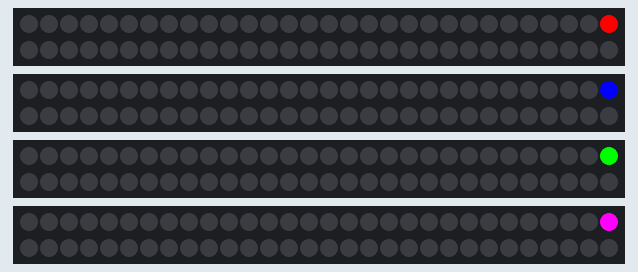
Bench run of a sketch on a simulated ATtiny85, built with avr-gcc and run on an emulated ATtiny85. Shown: 4 × 60 RGB LEDs in strip order, left to right, continuing on the next row.

Above: at 0.2 s.
At 0.83 s:
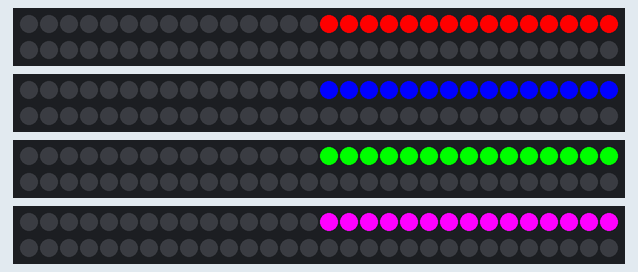
At 1.4 s:
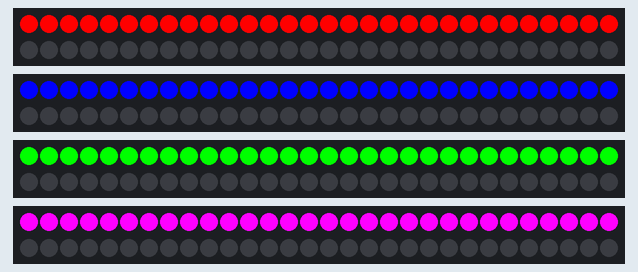

The sketch:

sketch.ino
```cpp
 #include <Adafruit_NeoPixel.h>
 #ifdef __AVR__
  #include <avr/power.h>
 #endif
 long Pixcil = 0;
 long NeoPix = 0;

 Adafruit_NeoPixel strip2(60, 2, NEO_GRB + NEO_KHZ800);

 Adafruit_NeoPixel strip3(60, 3, NEO_GRB + NEO_KHZ800);

 Adafruit_NeoPixel strip4(60, 4, NEO_GRB + NEO_KHZ800);

 Adafruit_NeoPixel strip5(60, 5, NEO_GRB + NEO_KHZ800);


void setup() {
   #if defined(__AVR_ATtiny85__) && (F_CPU == 16000000)
   clock_prescale_set(clock_div_1);
 #endif

    strip2.begin();
  strip2.show();
  strip2.setBrightness(50);

    strip3.begin();
  strip3.show();
  strip3.setBrightness(50);

    strip4.begin();
  strip4.show();
  strip4.setBrightness(50);

    strip5.begin();
  strip5.show();
  strip5.setBrightness(50);

}

void loop() {
   Pixcil = 30;
    NeoPix = 30 - 0;
      for (int count = 0; count < NeoPix; count++) {
      strip2.setBrightness(255);
     strip3.setBrightness(255);
      strip4.setBrightness(255);
       strip5.setBrightness(255);
     strip2.setPixelColor(Pixcil-1, strip2.Color(255,0,0));
     strip3.setPixelColor(Pixcil-1, strip3.Color(0,0,255));
     strip4.setPixelColor(Pixcil-1, strip4.Color(0,255,0));
      strip5.setPixelColor(Pixcil-1, strip5.Color(255,0,255));
    strip2.show();
    strip3.show();
     strip4.show();
       strip5.show();
     delay(30);
       Pixcil = Pixcil - 1;
     }
     Pixcil = 0;

}
```
